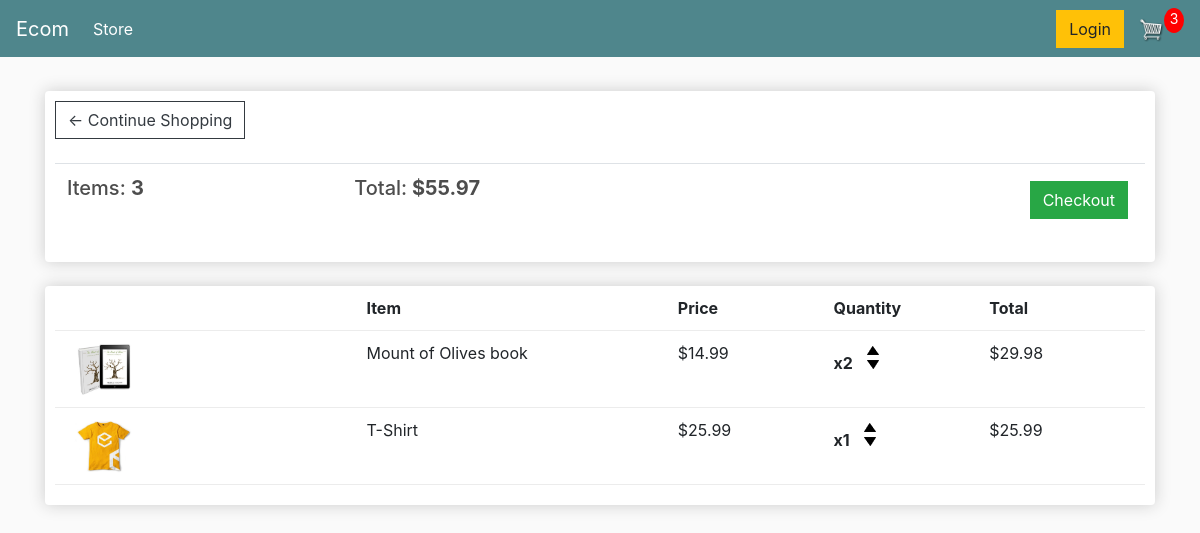
The page /cart/ (signed in) on the database as committed earlier.
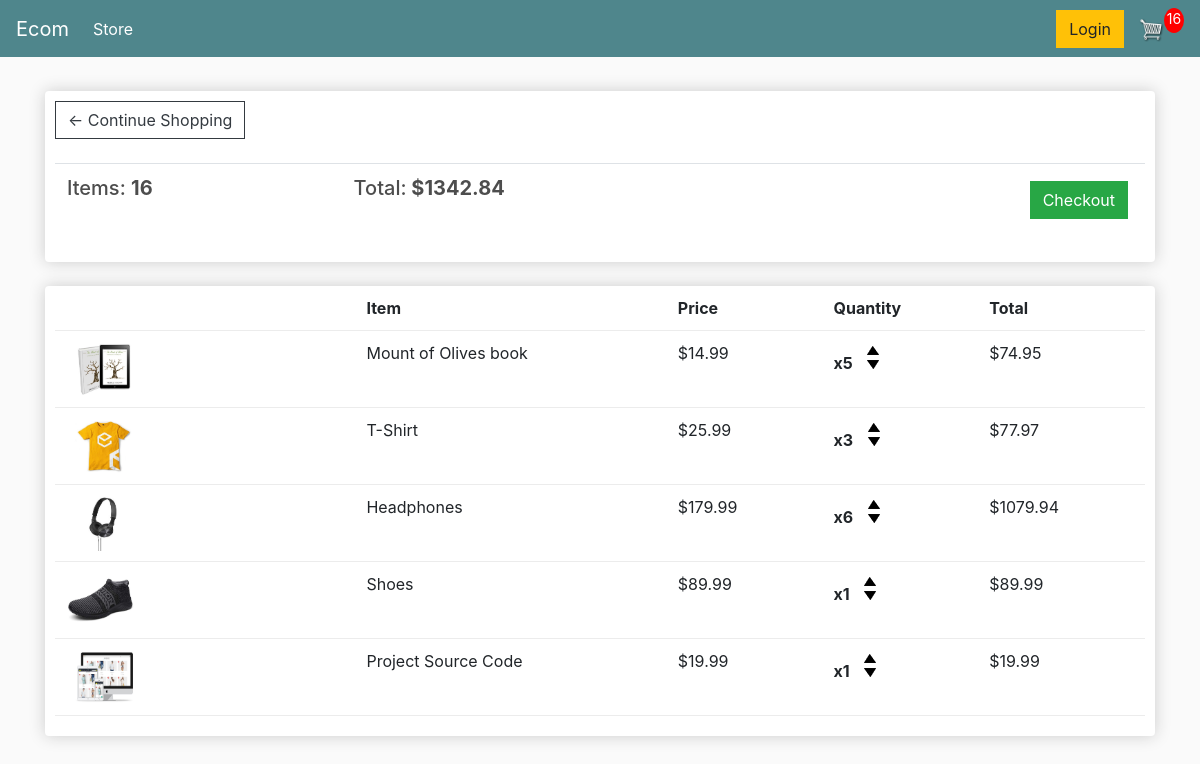
The same page on the database as committed later.
### store/models.py (models this page shows, shortened)
class Order(models.Model):
    customer = models.ForeignKey(
        Customer, on_delete=models.SET_NULL, null=True, blank=True)
    date_ordered = models.DateTimeField(auto_now_add=True)
    completed = models.BooleanField(default=False)
    transaction_id = models.CharField(max_length=100, null=True)
    @property
    def get_cart_total(self):
        orderitems = self.orderitem_set.all()
        total = sum([item.get_total for item in orderitems])
        return total
    @property
    def get_cart_items(self):
        orderitems = self.orderitem_set.all()
        total = sum([item.quantity for item in orderitems])
        return total

class OrderItem(models.Model):
    product = models.ForeignKey(
        Product, on_delete=models.SET_NULL, null=True, blank=True)
    order = models.ForeignKey(
        Order, on_delete=models.SET_NULL, null=True, blank=True)
    quantity = models.IntegerField(default=0, null=True, blank=True)
    date_added = models.DateTimeField(auto_now_add=True)
    @property
    def get_total(self):
        total = self.product.price * self.quantity
        return total

class Product(models.Model):
    name = models.CharField(max_length=200, null=True)
    price = models.FloatField()
    digital = models.BooleanField(default=False, null=True, blank=False)
    image = models.ImageField(null=True)
    @property
    def imageURL(self):
        try:
            url = self.image.url
        except:
            url = ''
        return url

### store/views.py (the view)
# urls.py: path('cart/', cart, name="cart"),
def cart(request):
    if request.user.is_authenticated:
        customer = request.user.customer
        order, created = Order.objects.get_or_create(
            customer=customer, completed=False)
        """ parent class is order and
            orderitem is the child class therefore written in lowercase
            to let django know what we need to fetch ie
            all the orderitems pertaining to a particular "order" <id>.
            "order" --> is set in the perivous instruction
        """
        items = order.orderitem_set.all()
        cartItems = order.get_cart_items
    else:
        items = []
        order = {'get_cart_total': 0, 'get_cart_items': 0}
        cartItems = order['get_cart_items']
    context = {'items': items, 'order': order, 'cartItems': cartItems}
    return render(request, 'store/cart.html', context)

### store/templates/store/cart.html
{% extends 'store/main.html' %}
{% load static %}
{% block content %}
<div class="row">
    <div class="col-lg-12">
        <div class="box-element">
            <a class="btn btn-outline-dark" href="{% url 'store' %}">&#x2190; Continue Shopping</a>
            <br>
            <br>
            <table class="table">
                <tr>
                    <th>
                        <h5>Items: <strong>{{order.get_cart_items}}</strong></h5>
                    </th>
                    <th>
                        <h5>Total:<strong> ${{order.get_cart_total|floatformat:2}}</strong></h5>
                    </th>
                    <th>
                        <a style="float:right; margin:5px;" class="btn btn-success"
                            href="{% url 'checkout' %}">Checkout</a>
                    </th>
                </tr>
            </table>
        </div>
        <br>
        <div class="box-element">
            <div class="cart-row">
                <div style="flex:2"></div>
                <div style="flex:2"><strong>Item</strong></div>
                <div style="flex:1"><strong>Price</strong></div>
                <div style="flex:1"><strong>Quantity</strong></div>
                <div style="flex:1"><strong>Total</strong></div>
            </div>
            {% for item in items %}
            <div class="cart-row">
                <div style="flex:2">
                    <img class="row-image" src="{{item.product.imageURL}}">
                </div>
                <div style="flex:2">
                    <p>{{item.product.name}}</p>
                </div>
                <div style="flex:1">
                    <p>${{item.product.price|floatformat:2}}</p>
                </div>
                <div style="flex:1">
                    <p class="quantity">x{{item.quantity}}</p>
                    <div class="quantity">
                        <img class="chg-quantity" src="{% static  'images/arrow-up.png' %}">
                        <img class="chg-quantity" src="{% static  'images/arrow-down.png' %}">
                    </div>
                </div>
                <div style="flex:1">
                    <p>${{item.get_total}}</p>
                </div>
            </div>
            {% endfor %}
        </div>
    </div>
</div>
{% endblock content %}

### store/templates/store/main.html (shortened to what this page needs)
<!DOCTYPE html>
{% load static %}
<html>
<head>
    <link rel="stylesheet" href="https://stackpath.bootstrapcdn.com/bootstrap/4.4.1/css/bootstrap.min.css"
>
    <link rel="stylesheet" type="text/css" href="{% static 'css/main.css' %}">
</head>
<body>
    <nav class="navbar navbar-expand-lg navbar-dark bg-dark">
        <a class="navbar-brand" href="{% url 'store' %}">Ecom</a>
        <div class="collapse navbar-collapse" id="navbarSupportedContent">
            <ul class="navbar-nav mr-auto">
                <li class="nav-item active">
                    <a class="nav-link" href="{% url 'store' %}">Store <span class="sr-only">(current)</span></a>
                </li>
            </ul>
            <div class="form-inline my-2 my-lg-0">
                <a href="#" class="btn btn-warning">Login</a>
                <a href="{% url 'cart' %}">
                    <img id="cart-icon" src="{% static 'images/cart.png' %}">
                </a>
                <p id="cart-total">{{cartItems}}</p>
            </div>
        </div>
    </nav>
    <div class="container">
        <br>
        {% block content %}
        {% endblock content %}
    </div>
</body>
</html>

### static/css/main.css (style rules this page uses)
body { background-color: hsl(0, 0%, 98%); }
h1,h2,h3,h4,h5,h6 { color:hsl(0, 0%, 30%); }
.box-element { box-shadow:hsl(0, 0%, 80%) 0 0 16px; background-color: #fff; border-radius: 4px; padding: 10px; }
.bg-dark { background-color: #4f868c!important; }
#cart-icon { width:25px; display: inline-block; margin-left: 15px; }
#cart-total { display: block; text-align: center; color:#fff; background-color: red; width: 20px; height: 25px; border-radius: 50%; font-size: 14px; }
.col-lg-4, .col-lg-6, .col-lg-8, .col-lg-12 { margin-top: 10px; }
.btn { border-radius: 0; }
.row-image { width: 100px; }
.cart-row { display: flex; align-items: flex-stretch; padding-bottom: 10px; margin-bottom: 10px; border-bottom: 1px solid #ececec; }
.quantity { display: inline-block; font-weight: 700; padding-right:10px; }
.chg-quantity { width: 12px; cursor: pointer; display: block; margin-top: 5px; transition:.1s; }

Rows that differ between the two databases and show on the page:
changed through a linked row, Order: get_cart_items "3" → "16"; get_cart_total "55.97" → "1342.84"
changed OrderItem "Mount of Olives book": quantity "2" → "5"; get_total "29.98" → "74.95"
changed OrderItem "T-Shirt": quantity "1" → "3"; get_total "25.99" → "77.97"
added OrderItem: product.imageURL (picture), product.name "Headphones", product.price "179.99", quantity "6", get_total "1079.94"
added OrderItem: product.imageURL (picture), product.name "Shoes", product.price "89.99", quantity "1", get_total "89.99"
added OrderItem: product.imageURL (picture), product.name "Project Source Code", product.price "19.99", quantity "1", get_total "19.99"
Other text that changed with them:
{{ cartItems }}: "3" → "16"
